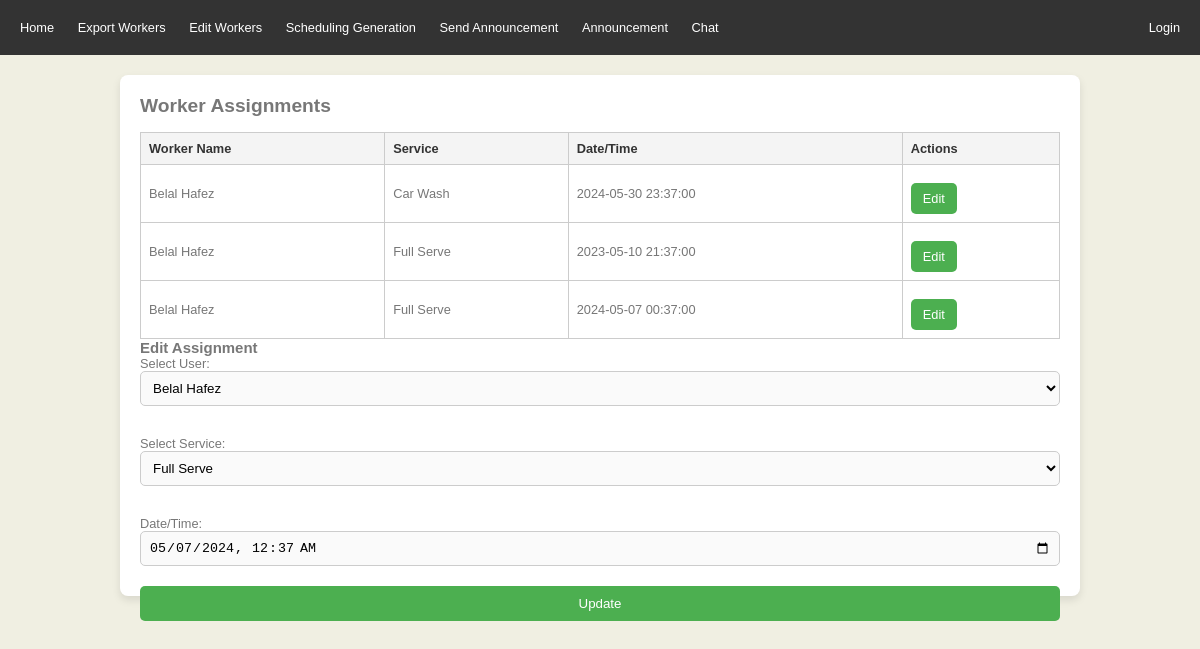
Page /Edit_Workers.php?edit_id=3 on the committed database.
### tables this page shows
CREATE TABLE IF NOT EXISTS `tasks` (
  `id` int(11) NOT NULL AUTO_INCREMENT,
  `user_id` int(11) DEFAULT NULL,
  `service_id` int(11) DEFAULT NULL,
  `date_time` datetime DEFAULT NULL,
  PRIMARY KEY (`id`),
  KEY `user_id` (`user_id`),
  KEY `service_id` (`service_id`)
);

CREATE TABLE IF NOT EXISTS `users` (
  `id` int(11) NOT NULL AUTO_INCREMENT,
  `firstName` text NOT NULL,
  `lastName` text NOT NULL,
  `email` text NOT NULL,
  `password` text NOT NULL,
  `is_admin` tinyint(4) NOT NULL DEFAULT '0',
  PRIMARY KEY (`id`)
);

CREATE TABLE IF NOT EXISTS `services` (
  `id` int(11) NOT NULL AUTO_INCREMENT,
  `name` varchar(255) NOT NULL,
  `description` text,
  PRIMARY KEY (`id`)
);

### Edit_Workers.php (the view, shortened to what this page needs)
<?php
include('header.php');
require_once('db.php');
$sql = "SELECT tasks.id, users.firstName, users.lastName, services.name as serviceName, tasks.date_time
        FROM tasks
        JOIN users ON tasks.user_id = users.id
        JOIN services ON tasks.service_id = services.id";
$result = $connection->query($sql);
?>
<div class="form-container">
    <h2>Worker Assignments</h2>
    <table>
        <thead>
            <tr>
                <th>Worker Name</th>
                <th>Service</th>
                <th>Date/Time</th>
                <th>Actions</th>
            </tr>
        </thead>
        <tbody>
            <?php while ($row = $result->fetch_assoc()) { ?>
                <tr>
                    <td><?php echo $row['firstName'] . ' ' . $row['lastName']; ?></td>
                    <td><?php echo $row['serviceName']; ?></td>
                    <td><?php echo $row['date_time']; ?></td>
                    <td>
                        <a href="?edit_id=<?php echo $row['id']; ?>" class="button-link">Edit</a>
                    </td>
                </tr>
            <?php } ?>
        </tbody>
    </table>
    <?php if (isset($_GET['edit_id'])) : ?>
        <?php
        $edit_id = $_GET['edit_id'];
        $edit_sql = "SELECT user_id, service_id, date_time FROM tasks WHERE id = ?";
        $edit_stmt = $connection->prepare($edit_sql);
        $edit_stmt->bind_param("i", $edit_id);
        $edit_stmt->execute();
        $edit_result = $edit_stmt->get_result();
        $edit_data = $edit_result->fetch_assoc();
        ?>
        <h3>Edit Assignment</h3>
        <form method="post" action="">
            <div class="select-container">
                <label for="userId">Select User:</label>
                <select id="userId" name="userId">
                    <?php
                    $users = $connection->query("SELECT id, firstName, lastName FROM users");
                    while ($user = $users->fetch_assoc()) {
                        $selected = $edit_data['user_id'] == $user['id'] ? 'selected' : '';
                        echo "<option value='{$user['id']}' {$selected}>{$user['firstName']} {$user['lastName']}</option>";
                    }
                    ?>
                </select>
            </div>
            <div class="select-container">
                <label for="serviceId">Select Service:</label>
                <select id="serviceId" name="serviceId">
                    <?php
                    $services = $connection->query("SELECT id, name FROM services");
                    while ($service = $services->fetch_assoc()) {
                        $selected = $edit_data['service_id'] == $service['id'] ? 'selected' : '';
                        echo "<option value='{$service['id']}' {$selected}>{$service['name']}</option>";
                    }
                    ?>
                </select>
            </div>
            <label for="dateTime">Date/Time:</label>
            <input type="datetime-local" id="dateTime" name="dateTime" value="<?php echo $edit_data['date_time']; ?>">
            <button type="submit">Update</button>
        </form>
    <?php endif; ?>
</div>
<?php include('footer.php'); ?>

### css.css (style rules this page uses)
* { box-sizing: border-box; margin: 0; border: 0; padding: 0; text-decoration: none; list-style-type: none; }
body { font: normal 0.8em 'trebuchet ms', arial, sans-serif; background: #F0EFE2; color: #777; }
label { display: block; text-align: left; }
button { padding: 10px 20px; background-color: #f44336; color: white; border: none; border-radius: 5px; cursor: pointer; width: 100%; margin-top: 10px; }
.form-container { background-color: #fff; padding: 20px; border-radius: 8px; box-shadow: 0 2px 4px rgba(0, 0, 0, 0.1); margin: 10px auto; }
.select-container { margin-bottom: 20px; }
.select-container select { width: 100%; padding: 8px; border: 1px solid #ccc; border-radius: 5px; background-color: #f8f8f8; cursor: pointer; }
input[type="datetime-local"] { width: 100%; padding: 8px; border: 1px solid #ccc; border-radius: 5px; background-color: #f8f8f8; box-sizing: border-box; cursor: pointer; }
.button-link { background-color: #4CAF50; color: white; padding: 8px 12px; border-radius: 5px; text-decoration: none; display: inline-block; margin-top: 10px; }
.form-container { width: 80%; margin: 20px auto; padding: 20px; background-color: #fff; border-radius: 8px; box-shadow: 0 4px 8px rgba(0, 0, 0, 0.1); }
.form-container table { width: 100%; border-collapse: collapse; margin-top: 15px; }
.form-container th, .form-container td { border: 1px solid #ccc; padding: 8px; text-align: left; }
.form-container th { background-color: #f4f4f4; color: #333; }
.form-container input[type="datetime-local"], .form-container select { width: 100%; padding: 8px; margin-bottom: 10px; border: 1px solid #ccc; border-radius: 5px; background-color: #fafafa; }
.form-container button { width: 100%; padding: 10px; background-color: #4CAF50; color: white; border-radius: 5px; border: none; cursor: pointer; margin-top: 10px; }
button { background-color: #4CAF50; color: white; padding: 10px 20px; border: none; border-radius: 5px; cursor: pointer; margin-top: 10px; float: right; }

### rows in the picture
tasks: user.firstName "Belal", user.lastName "Hafez", service.name "Car Wash", date_time "2024-05-30 23:37:00"
tasks: user.firstName "Belal", user.lastName "Hafez", service.name "Full Serve", date_time "2023-05-10 21:37:00"
tasks: user.firstName "Belal", user.lastName "Hafez", service.name "Full Serve", date_time "2024-05-07 00:37:00", dateTime "05/07/2024 00:37"

### other values in the picture
form field userId "Belal Hafez"
form field serviceId "Full Serve"
